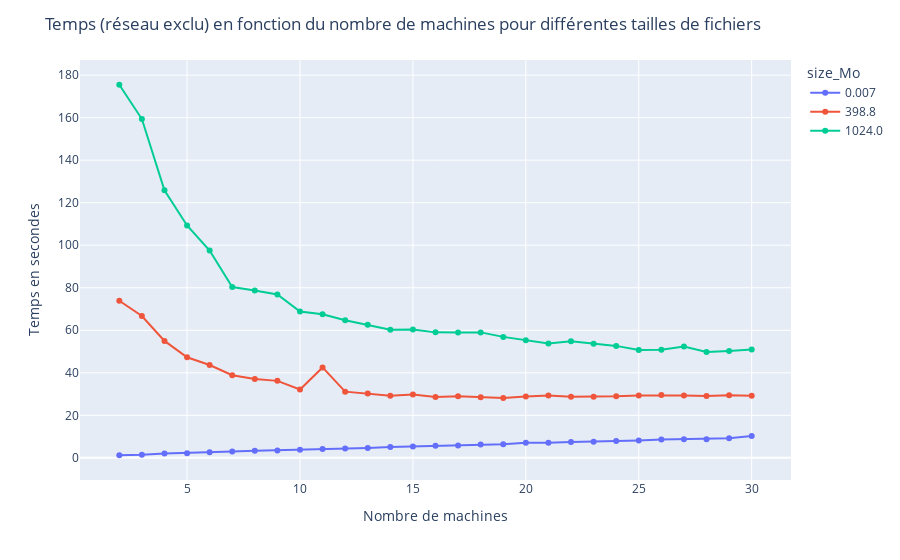

The cell this chart's notebook holds for it:
### Code cell
fig = px.line(all, x="nb_machines", y="t_without_network",color='size_Mo', markers=True)
fig.update_layout(title='Temps (réseau exclu) en fonction du nombre de machines pour différentes tailles de fichiers',
                  xaxis_title='Nombre de machines',
                  yaxis_title='Temps en secondes')
fig.show()

### Figure 1 — Plotly figure (JSON) as saved in the notebook; plotly's stock layout.template omitted (floating-point values rounded to 4 significant figures)
{"data": [{"hovertemplate": "size_Mo=0.007<br>nb_machines=%{x}<br>t_without_network=%{y}<extra></extra>", "legendgroup": "0.007", "line": {"color": "#636efa", "dash": "solid"}, "marker": {"symbol": "circle"}, "mode": "markers+lines", "name": "0.007", "orientation": "v", "showlegend": true, "x": [2, 3, 4, 5, 6, 7, 8, 9, 10, 11, 12, 13, 14, 15, 16, 17, 18, 19, 20, 21, 22, 23, 24, 25, 26, 27, 28, 29, 30], "xaxis": "x", "y": [1.234, 1.436, 2.034, 2.223, 2.68, 2.946, 3.297, 3.525, 3.801, 4.159, 4.403, 4.655, 5.128, 5.377, 5.68, 5.815, 6.272, 6.456, 7.161, 7.082, 7.467, 7.606, 7.932, 8.229, 8.643, 8.742, 8.808, 9.246, 10.34], "yaxis": "y", "type": "scatter"}, {"hovertemplate": "size_Mo=398.8<br>nb_machines=%{x}<br>t_without_network=%{y}<extra></extra>", "legendgroup": "398.8", "line": {"color": "#EF553B", "dash": "solid"}, "marker": {"symbol": "circle"}, "mode": "markers+lines", "name": "398.8", "orientation": "v", "showlegend": true, "x": [2, 3, 4, 5, 6, 7, 8, 9, 10, 11, 12, 13, 14, 15, 16, 17, 18, 19, 20, 21, 22, 23, 24, 25, 26, 27, 28, 29, 30], "xaxis": "x", "y": [73.9, 66.74, 55.01, 47.3, 43.67, 38.85, 37.08, 36.21, 32.17, 42.54, 31.14, 30.22, 29.21, 29.76, 28.61, 29.01, 28.48, 28.14, 28.86, 29.35, 28.79, 28.78, 29.0, 29.35, 29.52, 29.37, 29.05, 29.45, 29.27], "yaxis": "y", "type": "scatter"}, {"hovertemplate": "size_Mo=1024.0<br>nb_machines=%{x}<br>t_without_network=%{y}<extra></extra>", "legendgroup": "1024.0", "line": {"color": "#00cc96", "dash": "solid"}, "marker": {"symbol": "circle"}, "mode": "markers+lines", "name": "1024.0", "orientation": "v", "showlegend": true, "x": [2, 3, 4, 5, 6, 7, 8, 9, 10, 11, 12, 13, 14, 15, 16, 17, 18, 19, 20, 21, 22, 23, 24, 25, 26, 27, 28, 29, 30], "xaxis": "x", "y": [175.5, 159.3, 125.9, 109.3, 97.48, 80.33, 78.7, 76.83, 68.86, 67.53, 64.76, 62.55, 60.22, 60.36, 59.02, 59.02, 59.02, 56.9, 55.34, 53.79, 54.83, 53.71, 52.67, 50.77, 50.89, 52.32, 49.78, 50.32, 51.02], "yaxis": "y", "type": "scatter"}], "layout": {"xaxis": {"anchor": "y", "domain": [0.0, 1.0], "title": {"text": "Nombre de machines"}}, "yaxis": {"anchor": "x", "domain": [0.0, 1.0], "title": {"text": "Temps en secondes"}}, "legend": {"title": {"text": "size_Mo"}, "tracegroupgap": 0}, "margin": {"t": 60}, "title": {"text": "Temps (réseau exclu) en fonction du nombre de machines pour différentes tailles de fichiers"}}}
